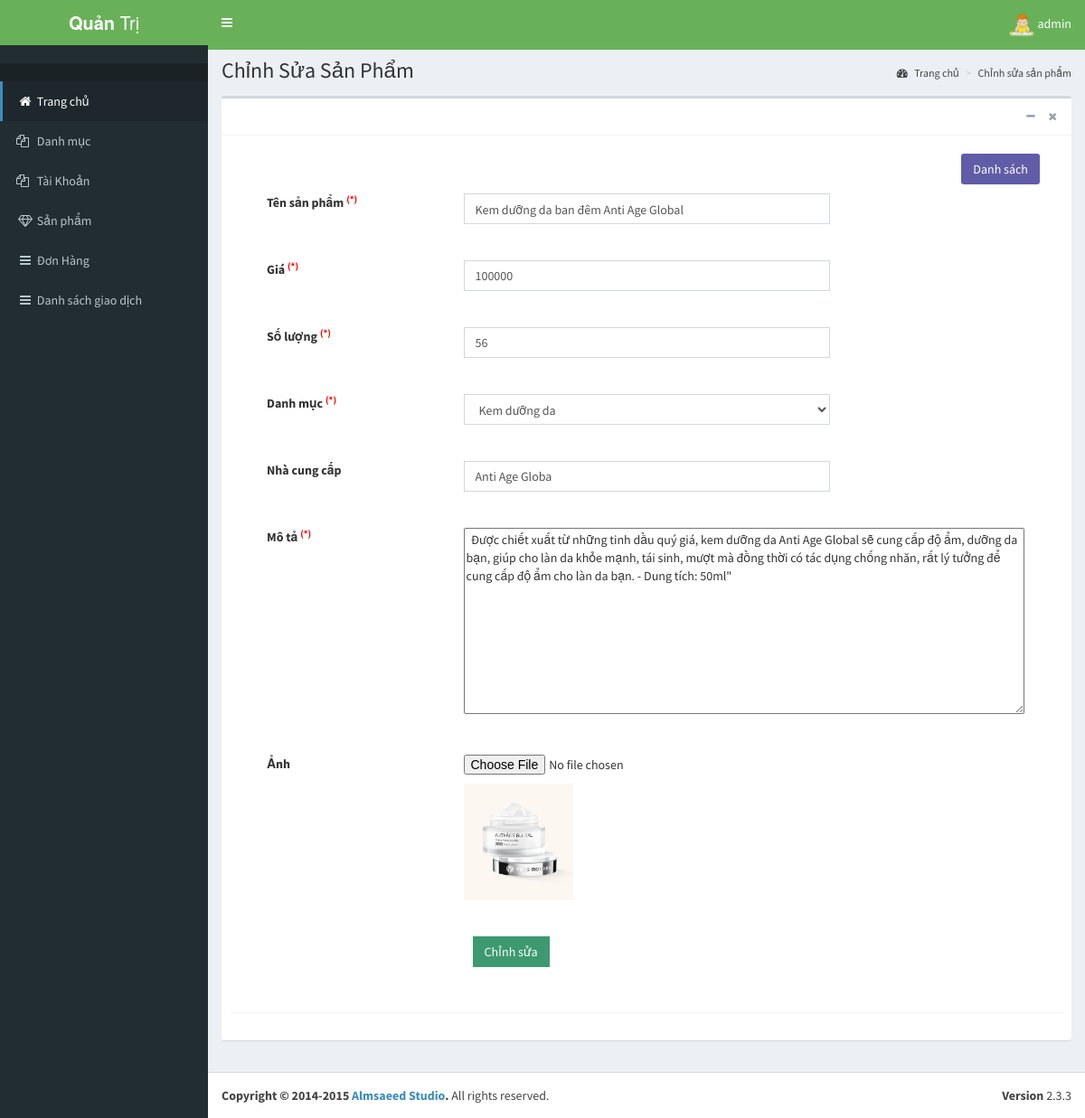
Screenshot of /admin/san-pham/index.php?action=edit&id=7 (signed in) with the database file from the repository.
### tables this page shows
CREATE TABLE `product` (
  `id` int(11) NOT NULL,
  `name` varchar(255) DEFAULT NULL,
  `slug` varchar(255) DEFAULT NULL,
  `price` int(11) DEFAULT NULL,
  `category_id` int(11) DEFAULT NULL,
  `supplier` varchar(255) DEFAULT NULL,
  `qty` int(11) DEFAULT NULL,
  `buyed` int(5) DEFAULT NULL,
  `thunbar` varchar(255) DEFAULT NULL,
  `created_at` timestamp NULL DEFAULT CURRENT_TIMESTAMP,
  `updated_at` timestamp NULL DEFAULT CURRENT_TIMESTAMP
);

CREATE TABLE `category` (
  `id` int(11) NOT NULL,
  `parent_id` tinyint(4) DEFAULT NULL,
  `name` varchar(255) DEFAULT NULL,
  `sort_order` tinyint(4) DEFAULT NULL,
  `created_at` timestamp NOT NULL DEFAULT CURRENT_TIMESTAMP
);

### libraries/My_Model.php (called while the page is built, shortened)
<?php
    class My_Model
    {
        public $conn;
        public function __construct()
        {
            $this->conn = mysqli_connect("localhost","root","","shopmipham_db") or die ();
            mysqli_set_charset($this->conn,"utf8");
        }
        public function fetchwhere ($table ,$where)
        {
            $sql = "SELECT * FROM {$table} WHERE ";
            $sql .= $where;
            $result = mysqli_query($this->conn, $sql) or die("Lỗi Truy Vấn fetch" .mysqli_error($this->conn));
            $data = [];
            if( $result)
            {
                while ($num = mysqli_fetch_assoc($result))
                {
                    $data[] = $num;
                }
            }
            return $data;
        }
    }
 ?>

### libraries/function.php (called while the page is built, shortened)
<?php
    function url()
    {
        $link = "http://localhost:8080/shopmipham/";
        return $link;
    }
?>

### admin/san-pham/sua.php (the view, shortened to what this page needs)
<?php
  $db = new viewAdd();
  if(testInputInt($_GET['id']))
  {
    $id = testInputInt($_GET['id']);
    $where = "id = ".$id;
    $data = $db->fetchwhere ('product',$where);
  }
  else
  {
    echo "<script> window.location = 'index.php'; </script>";
  }
    $datas = $db->fetchwhere('category','   parent_id = 0');
    foreach ( $datas as $key => $value)
    {
      $where = 'parent_id  = '. $value['id'] ;
      $datas[$key]['danhmuc'] = $db->fetchwhere('category',$where);
    }
?>
 <div class="content-wrapper">
    <section class="content-header">
        <h1>
            Chỉnh Sửa Sản Phẩm
        </h1>
        <ol class="breadcrumb">
            <li><a href="../home"><i class="fa fa-dashboard"></i> Trang chủ</a></li>
            <li><a href="#">Chỉnh sửa sản phẩm</a></li>
        </ol>
    </section>
    <section class="content">
        <div class="box">
            <div class="box-header with-border">
                <div class="box-tools pull-right">
                    <button type="button" class="btn btn-box-tool" data-widget="collapse" data-toggle="tooltip" title="Collapse">
                      <i class="fa fa-minus"></i></button>
                    <button type="button" class="btn btn-box-tool" data-widget="remove" data-toggle="tooltip" title="Remove">
                      <i class="fa fa-times"></i></button>
                </div>
            </div>
            <div class="box-body">
                <div class="col-sm-12">
                    <a href="../san-pham/" ><button type="button" class="btn bg-purple margin btn-right">Danh sách</button></a>
                </div>
                <div class="box-body">
                    <?php  foreach ( $data as $values ): ?>
                    <form action="../../controller/admin/san-pham.php?action=edit&id=<?php echo $values['id'] ?>" method="post" accept-charset="utf-8" enctype="multipart/form-data">
                        <div class="form-group col-md-12 col-sm-12 col-xs-12 ">
                            <div class="col-md-3 col-sm-6 col-xs-12 ">
                                 <label for="exampleInputEmail1">Tên sản phẩm <sup class="obligatory">(*)</sup></label>
                            </div>
                            <div class=" form-group  col-md-6 col-sm-6 col-xs-12 ">
                                <input type="text" name="name" class="form-control" required="required"  placeholder="" value="<?php echo !empty($values['name']) ? $values['name'] : '' ?>" tabindex="1" maxlength="">
                            </div>
                            <div class="col-md-3 col-sm-3 col-xs-0 "></div>
                        </div>
                        <div class="form-group col-md-12 col-sm-12 col-xs-12 ">
                            <div class="col-md-3 col-sm-6 col-xs-12 ">
                                 <label for="exampleInputEmail1"> Giá <sup class="obligatory">(*)</sup></label>
                            </div>
                            <div class=" form-group  col-md-6 col-sm-6 col-xs-12 ">
                                <input type="number" name="price" class="form-control" required="required"  placeholder="Giá" value="<?php echo !empty($values['price']) ? $values['price'] : '' ?>" tabindex="1" maxlength="">
                            </div>
                            <div class="col-md-3 col-sm-3 col-xs-0 ">
                            </div>
                        </div>
                        <div class="form-group col-md-12 col-sm-12 col-xs-12 ">
                            <div class="col-md-3 col-sm-6 col-xs-12 ">
                                <label for="exampleInputEmail1"> Số lượng <sup class="obligatory">(*)</sup></label>
                            </div>
                            <div class=" form-group  col-md-6 col-sm-6 col-xs-12 ">
                                <input type="number" name="qty" class="form-control"  value="<?php echo !empty($values['qty']) ? $values['qty'] : '' ?>" tabindex="1" maxlength="">
                            </div>
                            <div class="col-md-3 col-sm-3 col-xs-0 ">
                            </div>
                        </div>
                        <div class="form-group col-md-12 col-sm-12 col-xs-12 ">
                            <div class="col-md-3 col-sm-6 col-xs-12 ">
                                 <label for="exampleInputEmail1"> Danh mục  <sup class="obligatory">(*)</sup></label>
                            </div>
                            <div class=" form-group  col-md-6 col-sm-6 col-xs-12 ">
                                <select class="form-control parsley-error" _autocheck="true" name="parent_id">
                                      <?php
                                        foreach ($datas as $key => $value) {
                                          if(!empty($value['danhmuc']))
                                          {
                                      ?>
                                            <optgroup label="<?php echo $value['name']?>">
                                              <?php foreach ($value['danhmuc'] as $sub ): ?>
                                                <option value="<?php echo $sub['id'] ?>" <?php  echo ($sub['id'] == $values['category_id']) ? 'selected':""; ?>  >
                                                  <?php echo $sub['name'] ?>
                                                </option>
                                              <?php endforeach;?>
                                            </optgroup>
                                      <?php
                                          }else {
                                        ?>
                                            <option id="heard"  value=" <?php echo $value['id']  ?>" <?php echo ($value['id'] == $values['category_id']) ? 'selected' :""; ?> > <?php echo $value['name'] ?> </option>;
                                        <?php
                                          }
                                        }
                                      ?>
                                </select>
                            </div>
                            <div class="col-md-3 col-sm-3 col-xs-0 ">
                            </div>
                        </div>
                        <div class="form-group col-md-12 col-sm-12 col-xs-12 ">
                            <div class="col-md-3 col-sm-6 col-xs-12 ">
                                 <label for="exampleInputEmail1"> Nhà cung cấp  </label>
                            </div>
                            <div class=" form-group  col-md-6 col-sm-6 col-xs-12 ">
                                <input type="text" name="supplier" class="form-control"   value="<?php echo $values['supplier'] ?>" tabindex="1" maxlength="">
                            </div>
                            <div class="col-md-3 col-sm-3 col-xs-0 ">
                            </div>
                        </div>
                        <div class="form-group col-md-12 col-sm-12 col-xs-12 ">
                            <div class="col-md-3 col-sm-6 col-xs-12 ">
                                 <label for="exampleInputEmail1"> Mô tả <sup class="obligatory">(*)</sup> </label>
                            </div>
                            <div class=" form-group  col-md-6 col-sm-6 col-xs-12 ">
                                <textarea id="editor1" name="slug" rows="10" cols="82"  required="required" > <?php echo !empty($values['slug']) ? $values['slug'] : '' ?>"</textarea>
                            </div>
                            <div class="col-md-3 col-sm-3 col-xs-0 ">
                            </div>
                        </div>
                        <div class="form-group col-md-12 col-sm-12 col-xs-12 has-feedback">
                            <div class="col-md-3 col-sm-6 col-xs-12 ">
                                 <label for="exampleInputEmail1"> Ảnh <sup class="obligatory"></sup></label>
                            </div>
                            <div class=" form-group  col-md-6 col-sm-6 col-xs-12 ">
                                <input type="file" id="uploadfile" name="image"  value="" placeholder = "" onchange="readURL(this);" >
                                  <div class="preview showimg" id="thumbbox" >
                                      <img id="thumbimage"  src="<?php echo url().'upload/san-pham/'.$values['thunbar']; ?>"  width="30%" alt="Image preview...">
                                </div>
                            </div>
                            <div class="col-md-3 col-sm-3 col-xs-0 ">
                            </div>
                        </div>
                        <div class="form-group col-md-12 col-sm-12 col-xs-12 ">
                            <div class="col-md-3 col-sm-6 col-xs-12 ">
                            </div>
                            <div class=" form-group  col-md-6 col-sm-6 col-xs-12 ">
                                <input type="submit" class="btn bg-olive btn-flat margin"  name="" value="Chỉnh sửa">
                            </div>
                            <div class="col-md-3 col-sm-3 col-xs-0 ">
                            </div>
                        </div>
                    </form>
                    <?php endforeach ?>
                </div>
            <div class="box-footer">
            </div>
        </div>
    </section>
</div>

### public/style/css/styles.css (style rules this page uses)
.btn-right { float: right; }
.obligatory { color: red; }
#thumbimage { margin-top: 10px; }

### rows the page displays
product: name "Kem dưỡng da ban đêm Anti Age Global", price "100000", qty "56", parent_id "Kem dưỡng da", supplier "Anti Age Globa", slug "Được chiết xuất từ những tinh dầu quý giá, kem dưỡng da Anti Age Global sẽ cung cấp độ ẩm, dưỡng da bạn, giúp cho làn da khỏe mạnh, tái sinh, mượt mà đồng thời có tác dụng chống nhăn, rất lý tưởng để cung cấp độ ẩm cho làn da bạn. - Dung tích: 50ml\"", thunbar (picture)

### other values shown
$_SESSION['name'] "admin"
